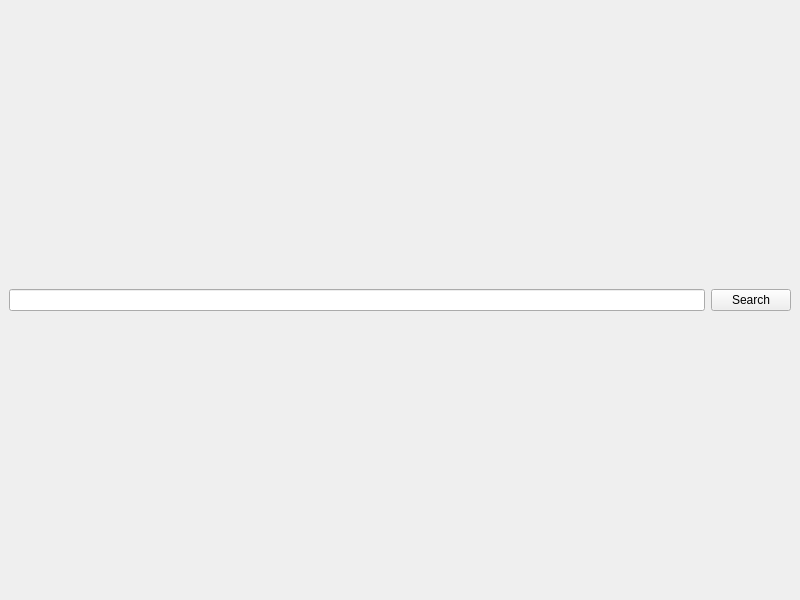
<?xml version="1.0" encoding="UTF-8"?>
<ui version="4.0">
 <class>AIbrowser</class>
 <widget class="QMainWindow" name="AIbrowser">
  <property name="geometry">
   <rect>
    <x>0</x>
    <y>0</y>
    <width>800</width>
    <height>600</height>
   </rect>
  </property>
  <property name="windowTitle">
   <string>AIbrowser</string>
  </property>
  <widget class="QWidget" name="centralwidget">
   <layout class="QVBoxLayout" name="verticalLayout">
    <item>
     <layout class="QHBoxLayout" name="horizontalLayout">
      <item>
       <widget class="QLineEdit" name="LE_Search">
        <property name="text">
         <string/>
        </property>
       </widget>
      </item>
      <item>
       <widget class="QPushButton" name="PB_Search">
        <property name="text">
         <string>Search</string>
        </property>
       </widget>
      </item>
     </layout>
    </item>
   </layout>
  </widget>
 </widget>
 <resources/>
 <connections/>
</ui>
